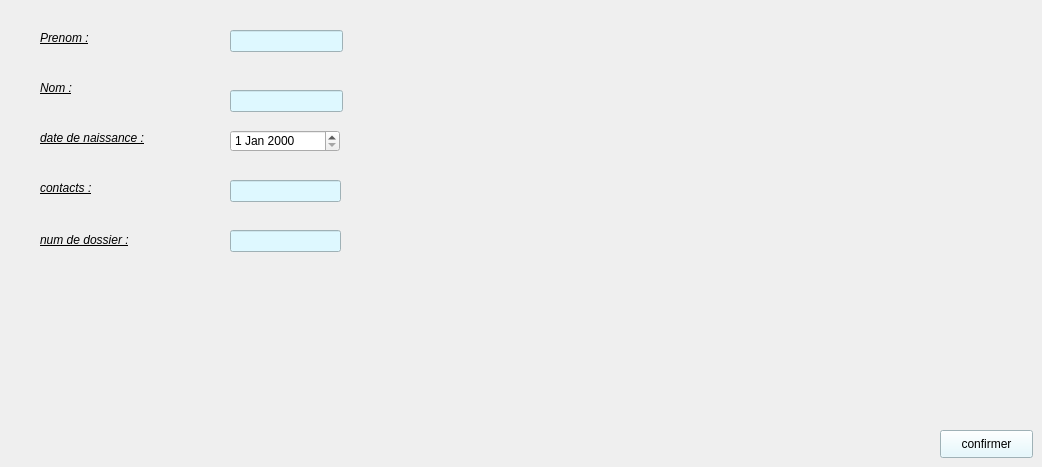
     <widget class="QWidget" name="tooo">
      <attribute name="title">
       <string>ajouter patient </string>
      </attribute>
      <widget class="QLabel" name="label_20">
       <property name="geometry">
        <rect>
         <x>40</x>
         <y>30</y>
         <width>81</width>
         <height>16</height>
        </rect>
       </property>
       <property name="font">
        <font>
         <family>Arial</family>
         <pointsize>9</pointsize>
         <weight>50</weight>
         <italic>true</italic>
         <bold>false</bold>
         <underline>true</underline>
        </font>
       </property>
       <property name="text">
        <string>Prenom :</string>
       </property>
      </widget>
      <widget class="QLabel" name="label_21">
       <property name="geometry">
        <rect>
         <x>40</x>
         <y>80</y>
         <width>55</width>
         <height>16</height>
        </rect>
       </property>
       <property name="font">
        <font>
         <family>Arial</family>
         <pointsize>9</pointsize>
         <weight>50</weight>
         <italic>true</italic>
         <bold>false</bold>
         <underline>true</underline>
        </font>
       </property>
       <property name="text">
        <string>Nom :</string>
       </property>
      </widget>
      <widget class="QLabel" name="label_23">
       <property name="geometry">
        <rect>
         <x>40</x>
         <y>130</y>
         <width>181</width>
         <height>16</height>
        </rect>
       </property>
       <property name="font">
        <font>
         <family>Arial</family>
         <pointsize>9</pointsize>
         <weight>50</weight>
         <italic>true</italic>
         <bold>false</bold>
         <underline>true</underline>
        </font>
       </property>
       <property name="text">
        <string>date de naissance :</string>
       </property>
      </widget>
      <widget class="QLineEdit" name="Enom">
       <property name="geometry">
        <rect>
         <x>230</x>
         <y>30</y>
         <width>113</width>
         <height>22</height>
        </rect>
       </property>
       <property name="styleSheet">
        <string notr="true">background-color: rgb(222, 248, 255);</string>
       </property>
      </widget>
      <widget class="QLineEdit" name="Eprenom">
       <property name="geometry">
        <rect>
         <x>230</x>
         <y>90</y>
         <width>113</width>
         <height>22</height>
        </rect>
       </property>
       <property name="styleSheet">
        <string notr="true">background-color: rgb(222, 248, 255);</string>
       </property>
      </widget>
      <widget class="QLabel" name="label_27">
       <property name="geometry">
        <rect>
         <x>40</x>
         <y>230</y>
         <width>151</width>
         <height>20</height>
        </rect>
       </property>
       <property name="font">
        <font>
         <family>Arial</family>
         <pointsize>9</pointsize>
         <weight>50</weight>
         <italic>true</italic>
         <bold>false</bold>
         <underline>true</underline>
        </font>
       </property>
       <property name="text">
        <string>num de dossier :</string>
       </property>
      </widget>
      <widget class="QLabel" name="label_29">
       <property name="geometry">
        <rect>
         <x>40</x>
         <y>180</y>
         <width>91</width>
         <height>16</height>
        </rect>
       </property>
       <property name="font">
        <font>
         <family>Arial</family>
         <pointsize>9</pointsize>
         <weight>50</weight>
         <italic>true</italic>
         <bold>false</bold>
         <underline>true</underline>
        </font>
       </property>
       <property name="text">
        <string>contacts :</string>
       </property>
      </widget>
      <widget class="QLineEdit" name="Econtact">
       <property name="geometry">
        <rect>
         <x>230</x>
         <y>180</y>
         <width>111</width>
         <height>22</height>
        </rect>
       </property>
       <property name="styleSheet">
        <string notr="true">background-color: rgb(222, 248, 255);</string>
       </property>
       <property name="text">
        <string/>
       </property>
      </widget>
      <widget class="QLineEdit" name="Enum">
       <property name="geometry">
        <rect>
         <x>230</x>
         <y>230</y>
         <width>111</width>
         <height>22</height>
        </rect>
       </property>
       <property name="styleSheet">
        <string notr="true">background-color: rgb(222, 248, 255);</string>
       </property>
      </widget>
      <widget class="QPushButton" name="pushButton_14">
       <property name="geometry">
        <rect>
         <x>940</x>
         <y>430</y>
         <width>93</width>
         <height>28</height>
        </rect>
       </property>
       <property name="styleSheet">
        <string notr="true">background-color: rgb(222, 248, 255);</string>
       </property>
       <property name="text">
        <string>confirmer</string>
       </property>
      </widget>
      <widget class="QDateEdit" name="dateEdit_3">
       <property name="geometry">
        <rect>
         <x>230</x>
         <y>130</y>
         <width>110</width>
         <height>22</height>
        </rect>
       </property>
      </widget>
     </widget>
